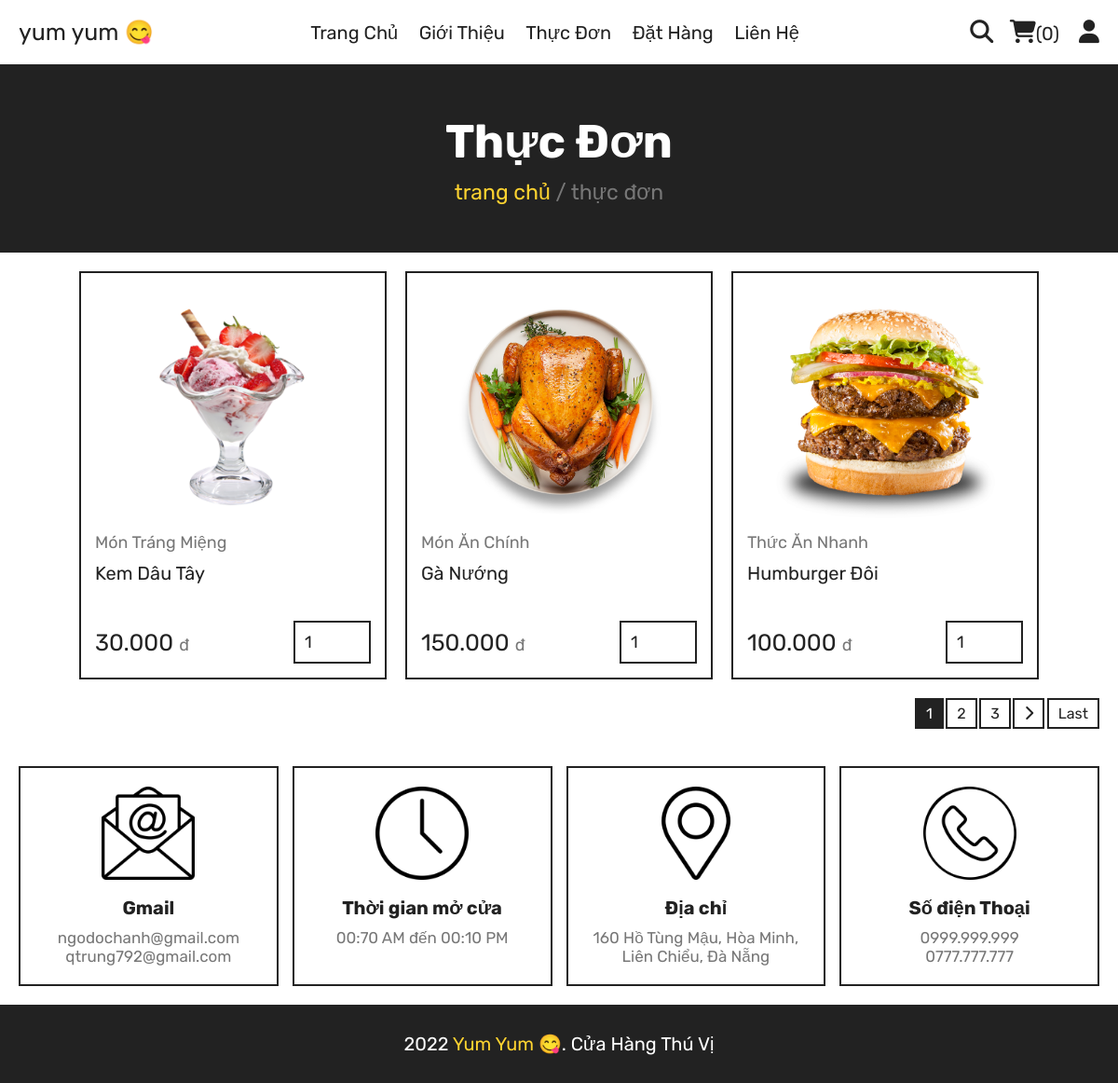
Page /menu.php on the committed database.
### tables this page shows
CREATE TABLE `sanpham` (
  `idsp` int(11) NOT NULL,
  `tensp` varchar(100) NOT NULL,
  `loaisp` varchar(100) NOT NULL,
  `giasp` int(11) NOT NULL,
  `anhsp` varchar(100) NOT NULL
);

### menu.php (the view, shortened to what this page needs)
<?php
include_once ('components/connect.php');
?>
<!DOCTYPE html>
<html lang="en">
<head>
    <link rel="stylesheet" href="https://cdnjs.cloudflare.com/ajax/libs/font-awesome/6.1.1/css/all.min.css">
    <link rel="stylesheet" href="css/style.css">
</head>
<body>
    <?php require_once('components/user_header.php') ?>
    <div class="heading">
        <h3>Thực Đơn</h3>
        <p>
            <a href="home.html">Trang Chủ</a>
            <span>/ Thực Đơn</span>
        </p>
    </div>
    <section class="products" style="overflow: auto;">
        <div class="box-container">
            <?php
                $item_per_page = !empty($_GET['per_page']) ? $_GET['per_page'] : 3;
                $current_page = !empty($_GET['page']) ? $_GET['page'] : 1;
                $offset = ($current_page - 1) * $item_per_page;
                $select_products_all = $conn -> prepare("SELECT * FROM `sanpham`");
                $select_products_all -> execute();
                $total_products = $select_products_all -> rowCount();
                $total_pages = ceil($total_products / $item_per_page);
                $select_products = $conn -> prepare("SELECT * FROM `sanpham` ORDER BY `idsp` DESC LIMIT $item_per_page OFFSET $offset");
                $select_products -> execute();
                if ($select_products -> rowCount() > 0) {
                    while($fetch_products = $select_products -> fetch(PDO::FETCH_ASSOC)) {
            ?>
            <form class="box" action="" method="POST">
                <img class="image" src="uploaded_img/<?= $fetch_products['anhsp']; ?>" alt="">
                <a href="category.php?category=<?= $fetch_products['loaisp']; ?>"
                    class="cat"><?= $fetch_products['loaisp']; ?></a>
                <div class="name"><?= $fetch_products['tensp']; ?></div>
                <div class="flex">
                    <div class="price"><?= number_format($fetch_products['giasp'],0,',','.'); ?>
                        <span> đ</span>
                    </div>
                    <input type="number" name="qty" class="qty" min="1" max="99" value="1"
                        onkeypress="if(this.value.length == 2) return false;">
                </div>
            </form>
            <?php
                        }
                    } else {
                        echo '<div class="empty">Chưa có sản phẩm nào được thêm vào?</div>';
                    }
                ?>
        </div>
        <div class="page">
            <?php
            for($i = 1; $i <= $total_pages; $i++) {
                if ($current_page != $i) {
                    if ($i > $current_page - 3 && $i < $current_page + 3) {
        ?>
                        <a class="" href="?per_page=<?= $item_per_page ?>&page=<?= $i ?>"><?= $i ?></a>
        <?php
                    }
                } else {
        ?>
                    <a style="background-color: var(--black); color: var(--white);"><?= $i ?></a>
        <?php
                }
            }
            if ($current_page < $total_pages) {
                $next_page = $current_page + 1;
            ?>
                <a class="" href="?per_page=<?= $item_per_page ?>&page=<?= $next_page ?>"><i class="fa-solid fa-chevron-right"></i></a>
            <?php
            }
            if ($current_page <= $total_pages - 3) {
                $end_page = $total_pages;
        ?>
            <a class="" href="?per_page=<?= $item_per_page ?>&page=<?= $end_page ?>">Last</a>
        <?php
            }
        ?>
        </div>
    </section>
    <?php require_once('components/footer.php') ?>
</body>
</html>

### css/style.css (style rules this page uses)
:root { --yellow: #fed330; --red: #e74c3c; --white: #fff; --black: #222; --light-color: #777; --border: 0.2rem solid var(--black); }
* { font-family: 'Rubik', sans-serif; margin: 0; padding: 0; box-sizing: border-box; outline: none; border: none; text-decoration: none; transition: .2s linear; }
html { font-size: 62.5%; overflow-x: hidden; scroll-behavior: smooth; stop-opacity: 7rem; }
section { margin: 0 auto; max-width: 1200px; padding: 2rem; }
.heading { display: flex; align-items: center; justify-content: center; gap: 1rem; flex-flow: column; background-color: var(--black); min-height: 20rem; }
.heading h3 { font-size: 5rem; color: var(--white); text-transform: capitalize; }
.heading p { font-size: 2.3rem; color: var(--light-color); text-transform: lowercase; }
.heading p a { color: var(--yellow); }
.products .box-container { display: grid; grid-template-columns: repeat(auto-fit, 33rem); justify-content: center; align-items: flex-start; gap: 2rem; }
.products .box-container .box { border: var(--border); padding: 1.5rem; position: relative; overflow: hidden; }
.products .box-container .box img { height: 25rem; width: 100%; object-fit: contain; margin-bottom: 1rem; }
.products .box-container .box .cat { font-size: 1.8rem; color: var(--light-color); text-transform: capitalize; }
.products .box-container .box .name { font-size: 2rem; color: var(--black); margin: 1rem 0; height: 4.8rem; overflow: hidden; display: -webkit-box; -webkit-box-orient: vertical; -webkit-line-clamp: 2; text-transform: capitalize; }
.products .box-container .box .flex { display: flex; align-items: center; gap: 1rem; margin-top: 1.5rem; }
.products .box-container .box .flex .price { margin-right: auto; font-size: 2.5rem; color: var(--black); }
.products .box-container .box .flex .price span { color: var(--light-color); font-size: 1.8rem; }
.products .box-container .box .flex .qty { padding: 1rem; border: var(--border); font-size: 1.8rem; color: var(--black); }
.page { float: right; }
.page a { margin-top: 2rem; display: inline-block; font-size: 1.6rem; border: var(--border); padding: 5px 10px; color: var(--black); }

### rows in the picture
sanpham: anhsp (picture), loaisp "Món Tráng Miệng", tensp "Kem Dâu Tây", giasp "30.000"
sanpham: anhsp (picture), loaisp "Món Ăn Chính", tensp "Gà Nướng", giasp "150.000"
sanpham: anhsp (picture), loaisp "Thức Ăn Nhanh", tensp "Humburger Đôi", giasp "100.000"

### other values in the picture
$total_user_cart_items "0"
